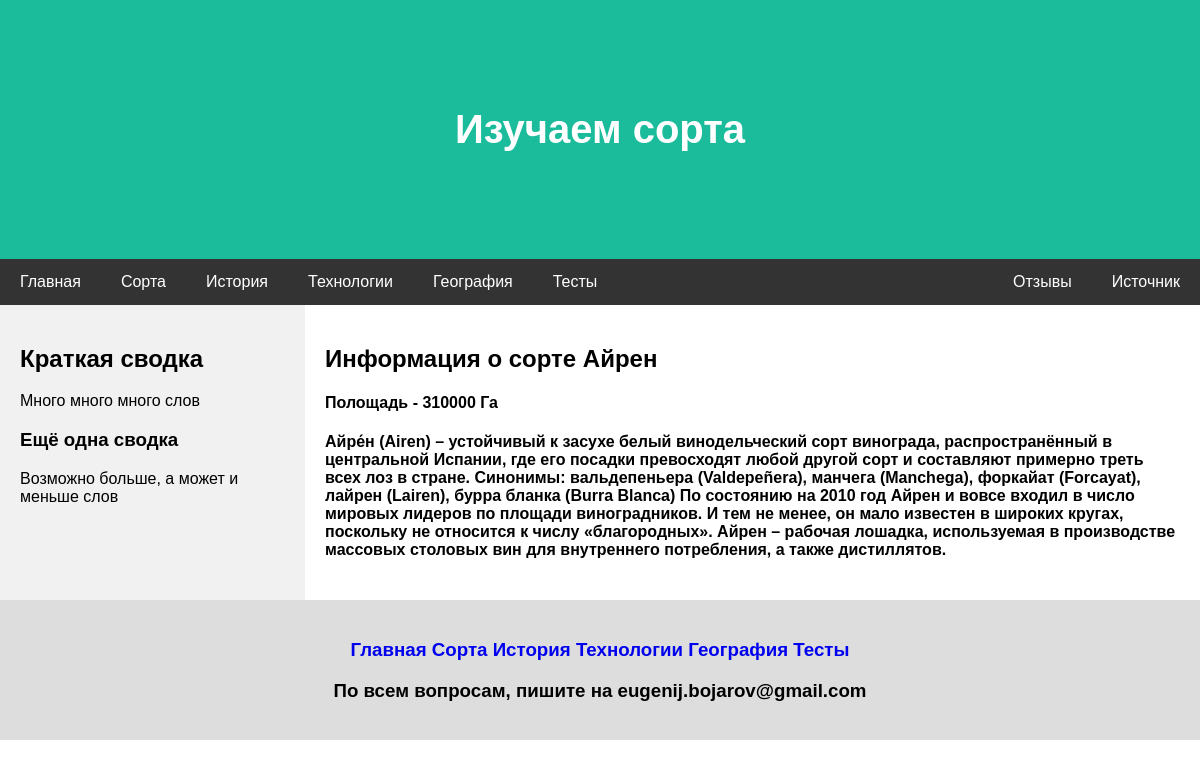
The page /grape_varieties/airen on the database its author committed.
### grape_varieties/models.py (models this page shows, shortened)
class Grape(models.Model):
    name_eng = models.CharField(max_length=50, validators=[MinLengthValidator(1)])
    area = models.IntegerField(null=True)
    image = models.FileField(upload_to='grape_gallery', blank=True)
    about_grape = models.ForeignKey(AboutGrape, on_delete=models.PROTECT, null=True, related_name="info_about_grape")
    slug = models.SlugField(default='', null=False, db_index=True, unique=True)
    cat = models.ForeignKey('Category', on_delete=models.PROTECT, related_name='colors')
    tags = models.ManyToManyField('TagGrape', blank=True, related_name='tags')

class AboutGrape(models.Model):
    name_rus = models.CharField(max_length=50)
    about_grape = models.TextField(validators=[MinLengthValidator(1)])

### grape_varieties/views.py (the view)
# urls.py: path('<slug:slug>', views_grape.ShowOneGrape.as_view(), name='to_info_about_grapes'),
class ShowOneGrape(DetailView):  # Наследуемся.
    template_name = 'grape_varieties/info_about_grape.html'  # Обозначаем путь к html-файлу.
    model = Grape  # Указываем в какой модели потребуется искать конкретный объект.

### grape_varieties/templates/grape_varieties/info_about_grape.html (shortened to what this page needs)
{% extends 'base.html' %}
{% load static %}
{% block header %}
{% include 'includes/for_grapes/header.html'%}
{% endblock %}
{% block navbar %}
{% include 'includes/for_index/navbar.html'%}
{% endblock %}
{% block side %}
 <div class="side">
    <h2>Краткая сводка</h2>
    <p>Много много много слов</p>
    <h3>Ещё одна сводка</h3>
    <p>Возможно больше, а может и меньше слов
    </p>
  </div>
{% endblock %}
{% block main %}
<div class="main">
    <h2>Информация о сорте {{ grape.about_grape.name_rus  }}</h2>
    <h4>Полощадь - {{ grape.area }} Га</h4>
    <h4>{{ grape.about_grape.about_grape }}</h4>
</div>
{% endblock %}
{% block footer %}
{% include 'includes/for_index/footer.html' %}
{% endblock %}

### templates/base.html (shortened to what this page needs)
{% load static %}
<!DOCTYPE html>
<html lang="en">
<head>
    <link rel="stylesheet" href="{% static 'css/base.css' %}">
</head>
<body>
{% block header %}
{% endblock %}
{% block navbar %}
{% endblock %}
<div class="row">
    {% block side %}
    {% endblock %}
    {% block main %}
    {% endblock %}
</div>
{% block footer %}
{% endblock %}
</body>
</html>

### grape_varieties/templates/includes/for_grapes/header.html (shortened to what this page needs)
<div class="header">
  <h1>Изучаем сорта</h1>
</div>

### grape_varieties/templates/includes/for_index/navbar.html
<div class="navbar" >
    <a href="{% url 'total_page' %}">Главная</a>
    <a href="{% url 'to_grapes' %}">Сорта</a>
    <a href="{% url 'to_history' %}">История</a>
    <a href="#">Технологии</a>
    <a href="#">География</a>
    <a href="#">Тесты</a>
    <a href="https://wineclass.club/" class="right">Источник</a>
    <a href="{% url 'all_feed' %}" class="right">Отзывы</a>
</div>

### grape_varieties/templates/includes/for_index/footer.html
<div class="footer">
    <h3>
        <a href="{% url 'total_page' %}">Главная</a>
        <a href="{% url 'to_grapes' %}">Сорта</a>
        <a href="#">История</a>
        <a href="#">Технологии</a>
        <a href="#">География</a>
        <a href="#">Тесты</a>
    </h3>
    <h3>По всем вопросам, пишите на eugenij.bojarov@gmail.com</h3>
</div>

### static/css/base.css (style rules this page uses)
* { box-sizing: border-box; }
body { font-family: Arial, Helvetica, sans-serif; margin: 0; }
.header { padding: 80px; text-align: center; background: #1abc9c; color: white; }
.header h1 { font-size: 40px; }
.navbar { overflow: hidden; background-color: #333; }
.navbar a { float: left; display: block; color: white; text-align: center; padding: 14px 20px; text-decoration: none; }
.navbar a.right { float: right; }
.row { display: -ms-flexbox; display: flex; -ms-flex-wrap: wrap; flex-wrap: wrap; }
.side { -ms-flex: 250px; flex: 250px; background-color: #f1f1f1; padding: 20px; }
.main { -ms-flex: 70%; flex: 70%; background-color: white; padding: 20px; }
.footer { padding: 20px; text-align: center; background: #ddd; }
.footer a { text-decoration: none; }

### rows shown on the page
Grape: about_grape.name_rus "Айрен", area "310000", about_grape.about_grape "Айре́н (Airen) – устойчивый к засухе белый винодельческий сорт винограда, распространённый в центральной Испании, где его посадки превосходят любой другой сорт и составляют примерно треть всех лоз в стране. Синонимы: вальдепеньера (Valdepeñera), манчега (Manchega), форкайат (Forcayat), лайрен (Lairen), бурра бланка (Burra Blanca) По состоянию на 2010 год Айрен и вовсе входил в число мировых лидеров по площади виноградников. И тем не менее, он мало известен в широких кругах, поскольку не относится к числу «благородных». Айрен – рабочая лошадка, используемая в производстве массовых столовых вин для внутреннего потребления, а также дистиллятов."
